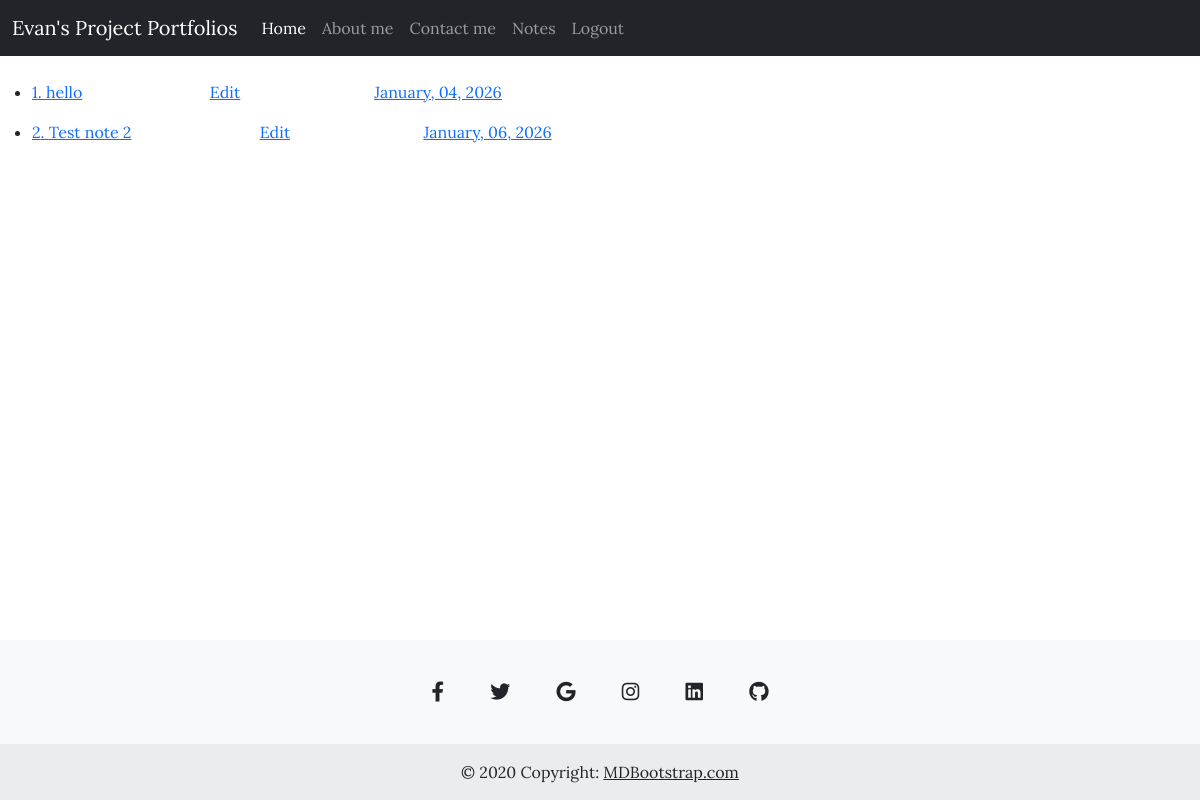
Page /notes_list (signed in) on the earlier database version.
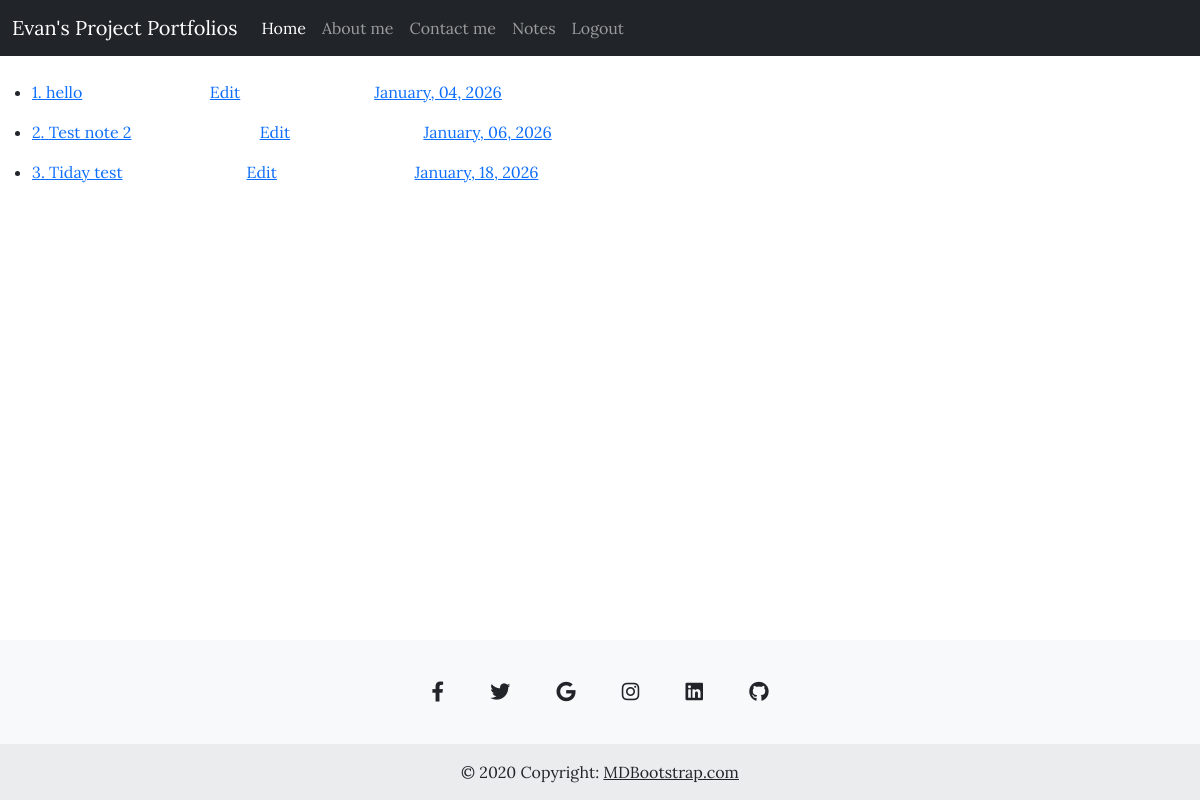
Same page on the later database version.
### application/notes/models.py (models this page shows)
class Notes(db.Model):
    __tablename__ = 'notes'
    id: Mapped[int] = mapped_column(Integer, primary_key=True)
    date: Mapped[str] = mapped_column(String(1000), nullable=False)
    title: Mapped[str] = mapped_column(String(120), nullable=False)
    body: Mapped[str] = mapped_column(String(1000), nullable=False)
    user_id:Mapped[int] = mapped_column(ForeignKey('users.id', name='fk_notes_user_id'), nullable=True)
    users:Mapped['Users'] = relationship(back_populates='notes')

### application/notes/routes.py (the view)
@notes_bp.route('/notes_list', methods = ['GET','POST'])
@login_required
def notes_list():
    notes = db.session.execute(db.select(Notes).order_by(Notes.id)).scalars().all()
    return render_template('view_notes_list.html', notes_data = notes)

### application/extensions.py (called while the page is built)
@login_manager.user_loader
def load_user(user_id):
    return db.get_or_404(Users, user_id)

### application/notes/templates/view_notes_list.html (shortened to what this page needs)
{% extends 'base.html' %}
{% block content %}
{% for notes in notes_data %}
<a href="{{url_for('notes_bp.notes_content', note_id = notes.id)}}">
    <ul>
        <li>{{ notes.id }}. {{ notes.title }}<span style="position: relative; left: 25%">{{ notes.date }}<a href="{{ url_for('notes_bp.edit_note', note_id = notes.id) }}">Edit</a></span> </li>
    </ul>
</a>
{% else %}
<li>No projects as yet</li>
{% endfor %}
{% endblock %}

### application/home/templates/base.html (shortened to what this page needs)
<!DOCTYPE html>
<html lang="en">
<head>
    <link rel="stylesheet" href="{{ url_for('home_bp.static', filename='css/home.css') }}">
    <link href="https://cdn.jsdelivr.net/npm/bootstrap@5.3.8/dist/css/bootstrap.min.css" rel="stylesheet"
>
    <link rel="stylesheet" href="https://cdn.ckeditor.com/ckeditor5/46.0.0/ckeditor5.css" />
    <link
  href="https://cdnjs.cloudflare.com/ajax/libs/font-awesome/6.4.0/css/all.min.css"
  rel="stylesheet"
/>
</head>
<body class="d-flex flex-column min-vh-100">
<nav class="navbar navbar-expand-md navbar-dark bg-dark mb-4">
    <div class="container-fluid"><a class="navbar-brand" href="{{ url_for('home_bp.home') }}">Evan's Project Portfolios</a>
        <div class="collapse navbar-collapse" id="navbarCollapse">
            <ul class="navbar-nav me-auto mb-2 mb-md-0">
                <li class="nav-item"><a class="nav-link active" aria-current="page"
                                        href="{{ url_for('home_bp.home') }}">Home</a></li>
                <li class="nav-item"><a class="nav-link" href="{{ url_for('home_bp.about_me') }}">About me</a></li>
                <li class="nav-item"><a class="nav-link" href="{{ url_for('home_bp.contact_me') }}">Contact me</a></li>
                <li class="nav-item"><a class="nav-link" href="{{ url_for('notes_bp.create_notes') }}">Notes</a></li>
                {% if current_user.is_authenticated %}
                <li class="nav-item"><a class="nav-link" href="{{ url_for('auth_bp.logout') }}"> Logout</a></li>
                {% endif %}
            </ul>
        </div>
    </div>
</nav>
<main class = 'flex-grow-1'>
    {% block content %}{% endblock %}
</main>
<footer class="text-center bg-body-tertiary">
    <div class="container pt-4">
        <section class="mb-4">
            <a
                    data-mdb-ripple-init
                    class="btn btn-link btn-floating btn-lg text-body m-1"
                    href="#!"
                    role="button"
                    data-mdb-ripple-color="dark"
            ><i class="fab fa-facebook-f"></i
            ></a>
            <a
                    data-mdb-ripple-init
                    class="btn btn-link btn-floating btn-lg text-body m-1"
                    href="#!"
                    role="button"
                    data-mdb-ripple-color="dark"
            ><i class="fab fa-twitter"></i
            ></a>
            <a
                    data-mdb-ripple-init
                    class="btn btn-link btn-floating btn-lg text-body m-1"
                    href="#!"
                    role="button"
                    data-mdb-ripple-color="dark"
            ><i class="fab fa-google"></i
            ></a>
            <a
                    data-mdb-ripple-init
                    class="btn btn-link btn-floating btn-lg text-body m-1"
                    href="#!"
                    role="button"
                    data-mdb-ripple-color="dark"
            ><i class="fab fa-instagram"></i
            ></a>
            <a
                    data-mdb-ripple-init
                    class="btn btn-link btn-floating btn-lg text-body m-1"
                    href="#!"
                    role="button"
                    data-mdb-ripple-color="dark"
            ><i class="fab fa-linkedin"></i
            ></a>
            <a
                    data-mdb-ripple-init
                    class="btn btn-link btn-floating btn-lg text-body m-1"
                    href="#!"
                    role="button"
                    data-mdb-ripple-color="dark"
            ><i class="fab fa-github"></i
            ></a>
        </section>
    </div>
    <div class="text-center p-3" style="background-color: rgba(0, 0, 0, 0.05);">
        © 2020 Copyright:
        <a class="text-body" href="https://mdbootstrap.com/">MDBootstrap.com</a>
    </div>
</footer>
</body>
</html>

### application/home/static/css/home.css (style rules this page uses)
* { font-family: "Lora", serif; }

Differences in the rows shown:
added Notes: id "3", title "Tiday test", date "January, 18, 2026"
